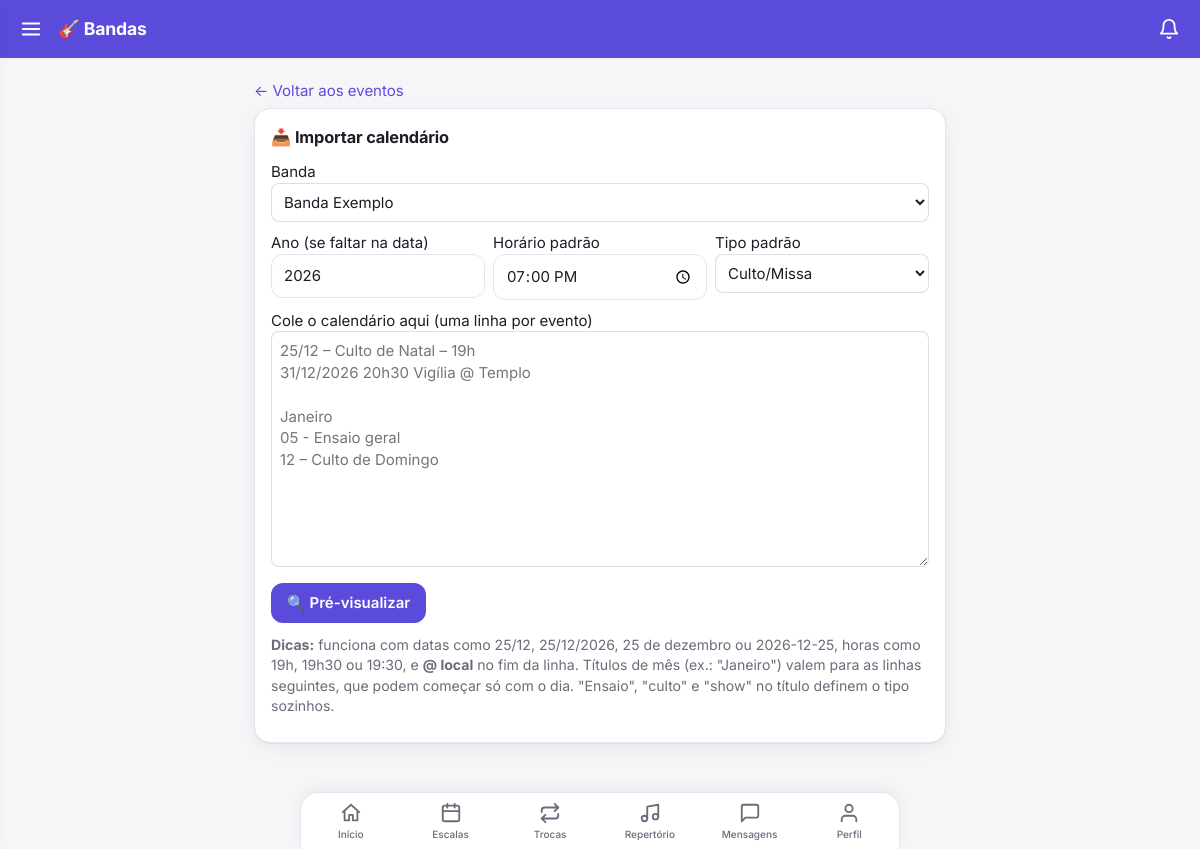
The app's page /eventos/importar/ (signed in), older data.
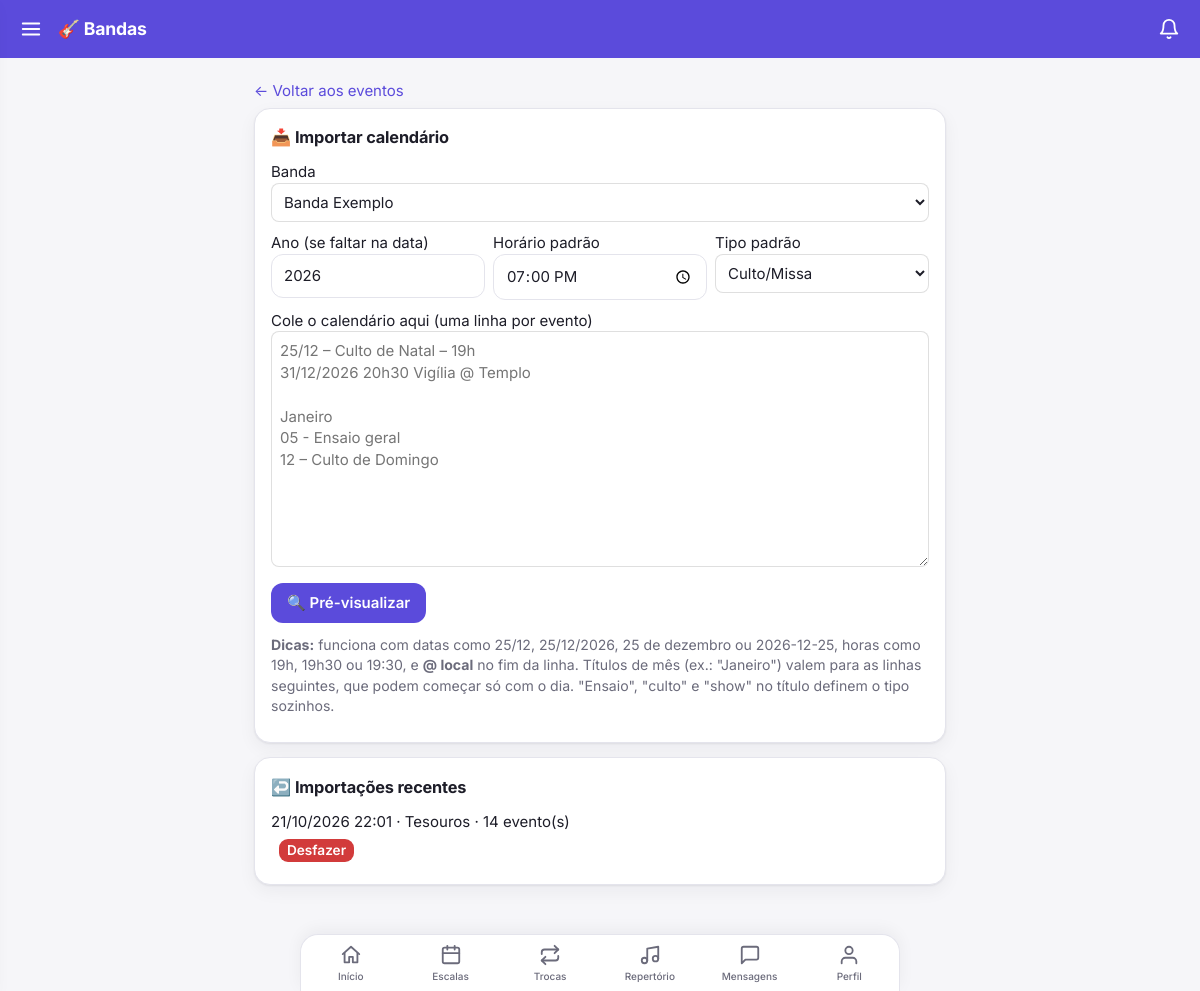
The same page, newer data.
### core/models.py (models this page shows)
class ImportacaoEventos(models.Model):
    banda = models.ForeignKey(Banda, on_delete=models.CASCADE, related_name="importacoes")
    autor = models.ForeignKey(settings.AUTH_USER_MODEL, null=True, on_delete=models.SET_NULL)
    criado = models.DateTimeField(auto_now_add=True)

class Banda(models.Model):
    nome = models.CharField(max_length=100)
    descricao = models.TextField(blank=True)
    def __str__(self):
        return self.nome

### core/views.py (the view, shortened to what this page needs)
# urls.py: path("eventos/importar/", v.importar_eventos, name="importar_eventos"),
@login_required
def importar_eventos(request):
    if not _eh_lider(request.user):
        return redirect("home")
    bandas = bandas_do_lider(request.user)
    ano_atual = timezone.localdate().year
    ctx = dict(bandas=bandas, tipos=Evento.TIPOS, ano=ano_atual, hora="19:00", tipo="culto", texto="",
               importacoes=(ImportacaoEventos.objects.filter(banda__in=bandas).select_related("banda")
                            .annotate(n=Count("eventos")).order_by("-criado")[:10]))
    if request.method != "POST":
        return render(request, "importar.html", ctx)

### core/forms.py (called while the page is built)
def bandas_do_lider(user):
    return Banda.objects.filter(membros__user=user, membros__papel="lider")

### core/templatetags/menu.py (called while the page is built)
@register.simple_tag(takes_context=True)
def usuario_eh_lider(context):
    u = context["request"].user
    return u.is_authenticated and Membro.objects.filter(user=u, papel="lider").exists()

### core/views.py (called while the page is built)
def _eh_lider(user):
    return Membro.objects.filter(user=user, papel="lider").exists()

### core/templates/importar.html (shortened to what this page needs)
{% extends "base.html" %}{% block content %}
<p><a href="{% url 'eventos' %}">← Voltar aos eventos</a></p>
{% if linhas %}
<div class="card fm"><h2>👀 Confira antes de importar</h2>
<p class="mut">Banda: <b>{{ banda.nome }}</b>. Corrija o que precisar e desmarque o que não quer importar. Itens com ⚠️ já existem ou têm problema e vêm desmarcados.</p>
<form method="post">{% csrf_token %}<input type="hidden" name="acao" value="confirmar"><input type="hidden" name="banda" value="{{ banda.pk }}"><input type="hidden" name="total" value="{{ total }}">
{% for l in linhas %}<div class="lin"><label><input type="checkbox" name="ok_{{ l.i }}" {% if l.marcado %}checked{% endif %}>
{% if l.erro %}<span class="tag recusado">⚠️ {{ l.erro }}</span>{% elif l.dup %}<span class="tag">⚠️ Já existe</span>{% else %}<span class="tag confirmado">OK</span>{% endif %}
<span class="mut">{{ l.linha }}</span></label>
<div class="g"><input name="titulo_{{ l.i }}" value="{{ l.titulo }}" placeholder="Título">
<input type="datetime-local" name="quando_{{ l.i }}" value="{{ l.quando }}">
<select name="tipo_{{ l.i }}">{% for v, n in tipos %}<option value="{{ v }}" {% if v == l.tipo %}selected{% endif %}>{{ n }}</option>{% endfor %}</select>
<input name="local_{{ l.i }}" value="{{ l.local }}" placeholder="Local"></div></div>{% endfor %}
<p style="margin-top:12px"><button>✅ Importar selecionados</button> <a href="{% url 'importar_eventos' %}">Cancelar</a></p></form></div>
{% else %}
<div class="card fm"><h2>📥 Importar calendário</h2>
<form method="post">{% csrf_token %}<input type="hidden" name="acao" value="previa">
<p><label>Banda<br><select name="banda">{% for b in bandas %}<option value="{{ b.pk }}">{{ b.nome }}</option>{% endfor %}</select></label></p>
<div style="display:grid;grid-template-columns:repeat(auto-fit,minmax(130px,1fr));gap:8px">
<p><label>Ano (se faltar na data)<br><input type="number" name="ano" value="{{ ano }}"></label></p>
<p><label>Horário padrão<br><input type="time" name="hora" value="{{ hora }}"></label></p>
<p><label>Tipo padrão<br><select name="tipo">{% for v, n in tipos %}<option value="{{ v }}" {% if v == tipo %}selected{% endif %}>{{ n }}</option>{% endfor %}</select></label></p></div>
<p><label>Cole o calendário aqui (uma linha por evento)<br>
<textarea name="texto" rows="10" placeholder="25/12 – Culto de Natal – 19h&#10;31/12/2026 20h30 Vigília @ Templo&#10;&#10;Janeiro&#10;05 - Ensaio geral&#10;12 – Culto de Domingo">{{ texto }}</textarea></label></p>
<button>🔍 Pré-visualizar</button></form>
<p class="mut" style="margin-top:12px"><b>Dicas:</b> funciona com datas como 25/12, 25/12/2026, 25 de dezembro ou 2026-12-25, horas como 19h, 19h30 ou 19:30, e <b>@ local</b> no fim da linha.
Títulos de mês (ex.: "Janeiro") valem para as linhas seguintes, que podem começar só com o dia. "Ensaio", "culto" e "show" no título definem o tipo sozinhos.</p></div>
{% if importacoes %}<div class="card"><h2>↩️ Importações recentes</h2>
{% for i in importacoes %}<p>{{ i.criado|date:"d/m/Y H:i" }} · {{ i.banda }} · {{ i.n }} evento(s)
<form class="inl" method="post" action="{% url 'importacao_desfazer' i.pk %}" onsubmit="return confirm('Desfazer? Os {{ i.n }} eventos desta importação serão apagados, junto com escalas e setlists deles.')">{% csrf_token %}<button class="no">Desfazer</button></form></p>{% endfor %}</div>{% endif %}
{% endif %}
{% endblock %}

Row changes from the older to the newer data that the page shows:
added ImportacaoEventos: criado "21/10/2026 22:01", banda "Tesouros", n "14"
Text that changed along with them:
text now shown: "↩️ Importações recentes"
